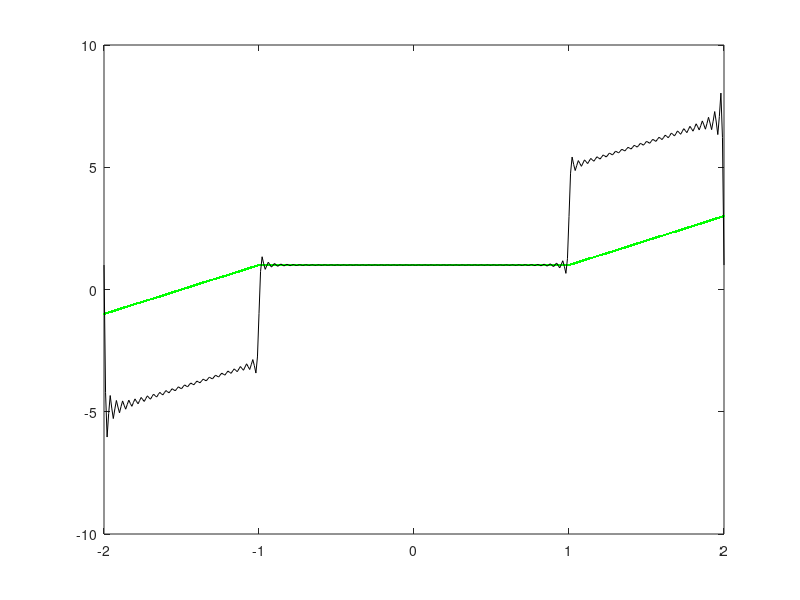

This figure's MATLAB source:
close all; clear; clc;

t = -3:0.01:3;
x=1.5*(abs(t)<=2);

FX = ones(size(t));
for n=1:100
    an = 3*sin(2*n*pi/3)/(n*pi);
    FX = FX+an*cos(n*pi*t/3); 
end

plot(t,x,'.g',t,FX,'k');

%%
close all; clear; clc;

t=-4:0.01:4;
x=(-1*(abs(t)>2))+(2-abs(t)).*(abs(t)<=2);

FX=zeros(size(t));
for n=1:1000
    an = 2*sin(n*pi/2)/(n*pi)-8*(cos(n*pi/2)-1)/(n^2*pi^2);
    FX = FX + an*cos(n*pi*t/4);
end

plot(t,x,'.g',t,FX,'k');

%%
close all; clear; clc;

t = 0:0.01:8;
x = (t>=2 & t<4) + 2*(t>=4 & t<6) + 3*(t>=6 & t<=8);
plot(t,x);

FX = 1.5*ones(size(t));
for n=1:100
    an = (-sin(3*pi*n/2) + 3*sin(2*pi*n) - sin(pi*n/2))/(pi*n);
    bn = (cos(3*pi*n/2) - 3*cos(2*pi*n) + cos(pi*n/2) + (-1)^n)/(pi*n);
    FX = FX + an * cos(n*pi*t/4) + bn * sin(n*pi*t/4);
end

plot(t,x,'.g', t,FX,'k');

%%
t = -2:0.01:2;
x = (2*t+3).*(t<-1) + (abs(t)<=1) + (2*t-1).*(t>1);
plot(t,x);

FX = ones(size(t));
for n=1:100
    bn = (4*(2*n*pi*cos(n*pi/2)-3*n*pi*cos(n*pi) - 2*sin(n*pi/2) + 2*sin(n*pi))/(n^2*pi^2));
    FX = FX + bn * sin(n*pi*t/2);
end
plot(t,x,'.g', t,FX,'k');
    








